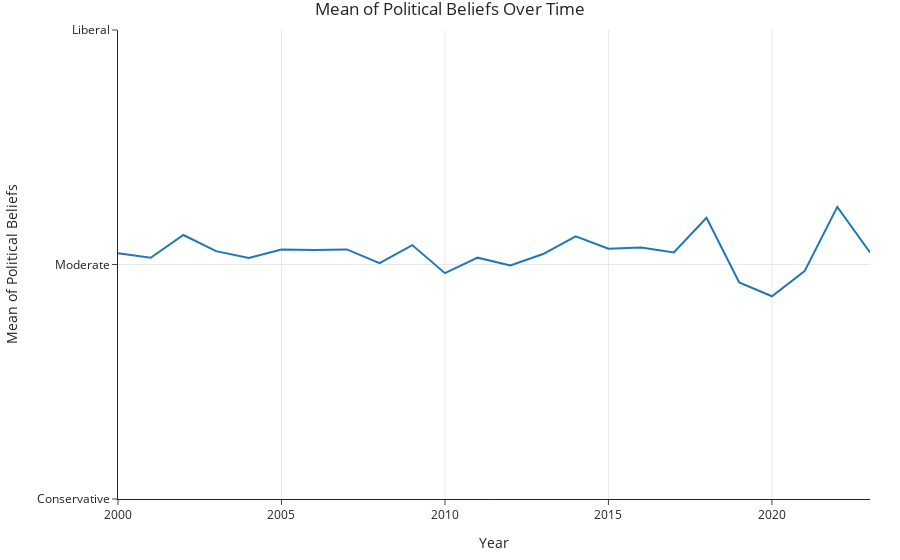

Notebook code for this chart:
### Code cell
fig = px.line(reFinRes, x = reFinRes.index, y = "Mean", title = "Mean of Political Beliefs Over Time",
              labels = {"Mean": "Mean of Political Beliefs"})
fig.update_yaxes(range=[2, 4])
fig.update_yaxes(tickvals=[2, 3, 4], ticktext=["Conservative", "Moderate", "Liberal"])
fig.show()

# gotta split by sex

### Figure 1 — Plotly figure (JSON) as saved in the notebook; plotly's stock layout.template omitted (floating-point values rounded to 4 significant figures)
{"data": [{"hovertemplate": "Year=%{x}<br>Mean of Political Beliefs=%{y}<extra></extra>", "legendgroup": "", "line": {"color": "#1F77B4", "dash": "solid"}, "marker": {"symbol": "circle"}, "mode": "lines", "name": "", "orientation": "v", "showlegend": false, "type": "scatter", "x": [2000, 2001, 2002, 2003, 2004, 2005, 2006, 2007, 2008, 2009, 2010, 2011, 2012, 2013, 2014, 2015, 2016, 2017, 2018, 2019, 2020, 2021, 2022, 2023], "xaxis": "x", "y": [3.048, 3.029, 3.126, 3.057, 3.028, 3.064, 3.062, 3.064, 3.006, 3.083, 2.963, 3.029, 2.996, 3.045, 3.12, 3.068, 3.072, 3.051, 3.199, 2.924, 2.865, 2.972, 3.246, 3.052], "yaxis": "y"}], "layout": {"legend": {"tracegroupgap": 0}, "title": {"text": "Mean of Political Beliefs Over Time"}, "xaxis": {"anchor": "y", "domain": [0, 1], "title": {"text": "Year"}}, "yaxis": {"anchor": "x", "domain": [0, 1], "range": [2, 4], "ticktext": ["Conservative", "Moderate", "Liberal"], "tickvals": [2, 3, 4], "title": {"text": "Mean of Political Beliefs"}}}}
